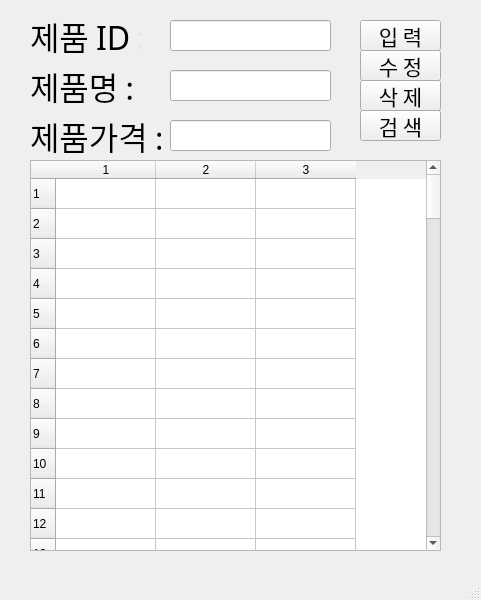
<?xml version="1.0" encoding="UTF-8"?>
<ui version="4.0">
 <class>MainWindow</class>
 <widget class="QMainWindow" name="MainWindow">
  <property name="geometry">
   <rect>
    <x>0</x>
    <y>0</y>
    <width>481</width>
    <height>600</height>
   </rect>
  </property>
  <property name="windowTitle">
   <string>MainWindow</string>
  </property>
  <widget class="QWidget" name="centralwidget">
   <widget class="QLabel" name="label">
    <property name="geometry">
     <rect>
      <x>30</x>
      <y>10</y>
      <width>111</width>
      <height>51</height>
     </rect>
    </property>
    <property name="font">
     <font>
      <family>휴먼매직체</family>
      <pointsize>24</pointsize>
     </font>
    </property>
    <property name="text">
     <string>제품 ID :</string>
    </property>
   </widget>
   <widget class="QLabel" name="label_2">
    <property name="geometry">
     <rect>
      <x>30</x>
      <y>60</y>
      <width>111</width>
      <height>51</height>
     </rect>
    </property>
    <property name="font">
     <font>
      <family>휴먼매직체</family>
      <pointsize>24</pointsize>
     </font>
    </property>
    <property name="text">
     <string>제품명 : </string>
    </property>
   </widget>
   <widget class="QLabel" name="label_3">
    <property name="geometry">
     <rect>
      <x>30</x>
      <y>110</y>
      <width>131</width>
      <height>51</height>
     </rect>
    </property>
    <property name="font">
     <font>
      <family>휴먼매직체</family>
      <pointsize>24</pointsize>
     </font>
    </property>
    <property name="text">
     <string>제품가격 :</string>
    </property>
   </widget>
   <widget class="QLineEdit" name="prodID">
    <property name="geometry">
     <rect>
      <x>170</x>
      <y>20</y>
      <width>161</width>
      <height>31</height>
     </rect>
    </property>
    <property name="font">
     <font>
      <family>휴먼매직체</family>
      <pointsize>18</pointsize>
     </font>
    </property>
   </widget>
   <widget class="QLineEdit" name="prodName">
    <property name="geometry">
     <rect>
      <x>170</x>
      <y>70</y>
      <width>161</width>
      <height>31</height>
     </rect>
    </property>
    <property name="font">
     <font>
      <family>휴먼매직체</family>
      <pointsize>18</pointsize>
     </font>
    </property>
   </widget>
   <widget class="QLineEdit" name="prodPrice">
    <property name="geometry">
     <rect>
      <x>170</x>
      <y>120</y>
      <width>161</width>
      <height>31</height>
     </rect>
    </property>
    <property name="font">
     <font>
      <family>휴먼매직체</family>
      <pointsize>18</pointsize>
     </font>
    </property>
   </widget>
   <widget class="QPushButton" name="pushButton">
    <property name="geometry">
     <rect>
      <x>360</x>
      <y>20</y>
      <width>81</width>
      <height>31</height>
     </rect>
    </property>
    <property name="font">
     <font>
      <family>휴먼매직체</family>
      <pointsize>16</pointsize>
     </font>
    </property>
    <property name="text">
     <string>입 력</string>
    </property>
   </widget>
   <widget class="QPushButton" name="pushButton_2">
    <property name="geometry">
     <rect>
      <x>360</x>
      <y>50</y>
      <width>81</width>
      <height>31</height>
     </rect>
    </property>
    <property name="font">
     <font>
      <family>휴먼매직체</family>
      <pointsize>16</pointsize>
     </font>
    </property>
    <property name="text">
     <string>수 정</string>
    </property>
   </widget>
   <widget class="QPushButton" name="pushButton_3">
    <property name="geometry">
     <rect>
      <x>360</x>
      <y>80</y>
      <width>81</width>
      <height>31</height>
     </rect>
    </property>
    <property name="font">
     <font>
      <family>휴먼매직체</family>
      <pointsize>16</pointsize>
     </font>
    </property>
    <property name="text">
     <string>삭 제</string>
    </property>
   </widget>
   <widget class="QPushButton" name="pushButton_4">
    <property name="geometry">
     <rect>
      <x>360</x>
      <y>110</y>
      <width>81</width>
      <height>31</height>
     </rect>
    </property>
    <property name="font">
     <font>
      <family>휴먼매직체</family>
      <pointsize>16</pointsize>
     </font>
    </property>
    <property name="text">
     <string>검 색</string>
    </property>
   </widget>
   <widget class="QTableWidget" name="tableWidget">
    <property name="geometry">
     <rect>
      <x>30</x>
      <y>160</y>
      <width>411</width>
      <height>391</height>
     </rect>
    </property>
    <property name="rowCount">
     <number>100</number>
    </property>
    <property name="columnCount">
     <number>3</number>
    </property>
    <row/>
    <row/>
    <row/>
    <row/>
    <row/>
    <row/>
    <row/>
    <row/>
    <row/>
    <row/>
    <row/>
    <row/>
    <row/>
    <row/>
    <row/>
    <row/>
    <row/>
    <row/>
    <row/>
    <row/>
    <row/>
    <row/>
    <row/>
    <row/>
    <row/>
    <row/>
    <row/>
    <row/>
    <row/>
    <row/>
    <row/>
    <row/>
    <row/>
    <row/>
    <row/>
    <row/>
    <row/>
    <row/>
    <row/>
    <row/>
    <row/>
    <row/>
    <row/>
    <row/>
    <row/>
    <row/>
    <row/>
    <row/>
    <row/>
    <row/>
    <row/>
    <row/>
    <row/>
    <row/>
    <row/>
    <row/>
    <row/>
    <row/>
    <row/>
    <row/>
    <row/>
    <row/>
    <row/>
    <row/>
    <row/>
    <row/>
    <row/>
    <row/>
    <row/>
    <row/>
    <row/>
    <row/>
    <row/>
    <row/>
    <row/>
    <row/>
    <row/>
    <row/>
    <row/>
    <row/>
    <row/>
    <row/>
    <row/>
    <row/>
    <row/>
    <row/>
    <row/>
    <row/>
    <row/>
    <row/>
    <row/>
    <row/>
    <row/>
    <row/>
    <row/>
    <row/>
    <row/>
    <row/>
    <row/>
    <row/>
    <column/>
    <column/>
    <column/>
   </widget>
  </widget>
  <widget class="QMenuBar" name="menubar">
   <property name="geometry">
    <rect>
     <x>0</x>
     <y>0</y>
     <width>481</width>
     <height>21</height>
    </rect>
   </property>
  </widget>
  <widget class="QStatusBar" name="statusbar"/>
 </widget>
 <resources/>
 <connections>
  <connection>
   <sender>pushButton</sender>
   <signal>clicked()</signal>
   <receiver>MainWindow</receiver>
   <slot>addProduct()</slot>
   <hints>
    <hint type="sourcelabel">
     <x>433</x>
     <y>57</y>
    </hint>
    <hint type="destinationlabel">
     <x>463</x>
     <y>60</y>
    </hint>
   </hints>
  </connection>
  <connection>
   <sender>pushButton_2</sender>
   <signal>clicked()</signal>
   <receiver>MainWindow</receiver>
   <slot>updateProduct()</slot>
   <hints>
    <hint type="sourcelabel">
     <x>436</x>
     <y>89</y>
    </hint>
    <hint type="destinationlabel">
     <x>470</x>
     <y>93</y>
    </hint>
   </hints>
  </connection>
  <connection>
   <sender>pushButton_3</sender>
   <signal>clicked()</signal>
   <receiver>MainWindow</receiver>
   <slot>removeProduct()</slot>
   <hints>
    <hint type="sourcelabel">
     <x>438</x>
     <y>121</y>
    </hint>
    <hint type="destinationlabel">
     <x>474</x>
     <y>128</y>
    </hint>
   </hints>
  </connection>
  <connection>
   <sender>pushButton_4</sender>
   <signal>clicked()</signal>
   <receiver>MainWindow</receiver>
   <slot>getProduct()</slot>
   <hints>
    <hint type="sourcelabel">
     <x>431</x>
     <y>154</y>
    </hint>
    <hint type="destinationlabel">
     <x>458</x>
     <y>155</y>
    </hint>
   </hints>
  </connection>
 </connections>
 <slots>
  <slot>addProduct()</slot>
  <slot>updateProduct()</slot>
  <slot>removeProduct()</slot>
  <slot>getProduct()</slot>
 </slots>
</ui>
